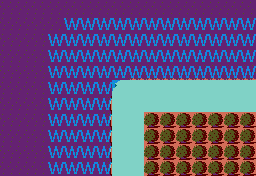

This is a level from a 2D game, rendered from its Tiled map with the project's own tilesets. A one-line summary and the complete map file follow:
An orthogonal 16x11 tile map with 16x16 px tiles, 2 tile layers (TileMap, CollisionMask), 2 tilesets, 1 image layer and 5 objects (PortalWest, PortalEast, PortalNorth, PortalSouth, Zora0).

<map version="1.0" orientation="orthogonal" renderorder="right-down" width="16" height="11" tilewidth="16" tileheight="16" nextobjectid="7">
 <tileset firstgid="1" name="zelda-tiles" tilewidth="16" tileheight="16" tilecount="1024" columns="32">
  <image source="../../Images/TileSets/TileSet_World.png" width="512" height="512" />
 </tileset>
 <tileset firstgid="1025" name="CollisionMaskTileSet" tilewidth="16" tileheight="16" tilecount="16" columns="4">
  <image source="../../Images/TileSets/TileSet_CollisionMask.png" trans="ff00ff" width="64" height="64" />
 </tileset>
 <imagelayer name="RefImage" opacity="0.4" offsetx="-1792" offsety="-704">
  <image source="../../Images/Maps/Zelda_OverWorld.png" width="4352" height="1408" />
 </imagelayer>
 <layer name="TileMap" width="16" height="11">
  <data encoding="csv">
426,426,426,426,426,426,426,426,426,426,426,426,426,426,426,426,
426,426,426,426,426,426,426,426,426,426,426,426,426,426,426,426,
426,426,426,426,426,426,426,426,426,426,426,426,426,426,426,426,
426,426,426,426,426,426,426,426,426,426,426,426,426,426,426,426,
426,426,426,426,426,426,426,426,450,450,450,450,450,450,450,450,
426,426,426,426,426,426,426,459,86,86,86,86,86,86,86,86,
426,426,426,426,426,426,427,86,86,86,86,86,86,86,86,86,
426,426,426,426,426,426,427,86,86,412,412,412,412,412,412,412,
426,426,426,426,426,426,427,86,86,412,412,412,412,412,412,412,
426,426,426,426,426,426,427,86,86,412,412,412,412,412,412,412,
426,426,426,426,426,426,427,86,86,412,412,412,412,412,412,412
</data>
 </layer>
 <layer name="CollisionMask" width="16" height="11" opacity="0.5">
  <data encoding="csv">
1026,1026,1026,1026,1026,1026,1026,1026,1026,1026,1026,1026,1026,1026,1026,1026,
1026,1026,1026,1026,1035,1035,1035,1035,1035,1035,1035,1035,1035,1035,1035,1035,
1026,1026,1026,1035,1035,1035,1035,1035,1035,1035,1035,1035,1035,1035,1035,1035,
1026,1026,1026,1035,1035,1035,1035,1035,1035,1035,1035,1035,1035,1035,1035,1035,
1026,1026,1026,1035,1035,1035,1035,1035,1035,1035,1035,1035,1035,1035,1035,1035,
1026,1026,1026,1035,1035,1035,1035,1025,1025,1025,1025,1025,1025,1025,1025,1025,
1026,1026,1026,1035,1035,1035,1035,1025,1025,1025,1025,1025,1025,1025,1025,1025,
1026,1026,1026,1035,1035,1035,1035,1025,1025,1026,1026,1026,1026,1026,1026,1026,
1026,1026,1026,1035,1035,1035,1035,1025,1025,1026,1026,1026,1026,1026,1026,1026,
1026,1026,1026,1035,1035,1035,1035,1025,1025,1026,1026,1026,1026,1026,1026,1026,
1026,1026,1026,1035,1035,1035,1035,1025,1025,1026,1026,1026,1026,1026,1026,1026
</data>
 </layer>
 <objectgroup name="Portals">
  <object id="1" name="PortalWest" x="0" y="4" width="2" height="167">
   <properties>
    <property name="TargetMap" value="Room_5-4" />
    <property name="TransitionType" type="int" value="2" />
   </properties>
  </object>
  <object id="3" name="PortalEast" x="254" y="2" width="2" height="167">
   <properties>
    <property name="TargetMap" value="Room_7-4" />
    <property name="TransitionType" type="int" value="0" />
   </properties>
  </object>
  <object id="4" name="PortalNorth" x="3" y="0" width="248" height="2">
   <properties>
    <property name="TargetMap" value="Room_6-3" />
    <property name="TransitionType" type="int" value="1" />
   </properties>
  </object>
  <object id="5" name="PortalSouth" x="3" y="174" width="250" height="2">
   <properties>
    <property name="TargetMap" value="Room_6-5" />
    <property name="TransitionType" type="int" value="3" />
   </properties>
  </object>
 </objectgroup>
 <objectgroup name="Enemies">
  <object id="6" name="Zora0" x="176" y="32" width="16" height="16">
   <properties>
    <property name="Name" value="Zora" />
   </properties>
  </object>
 </objectgroup>
</map>
